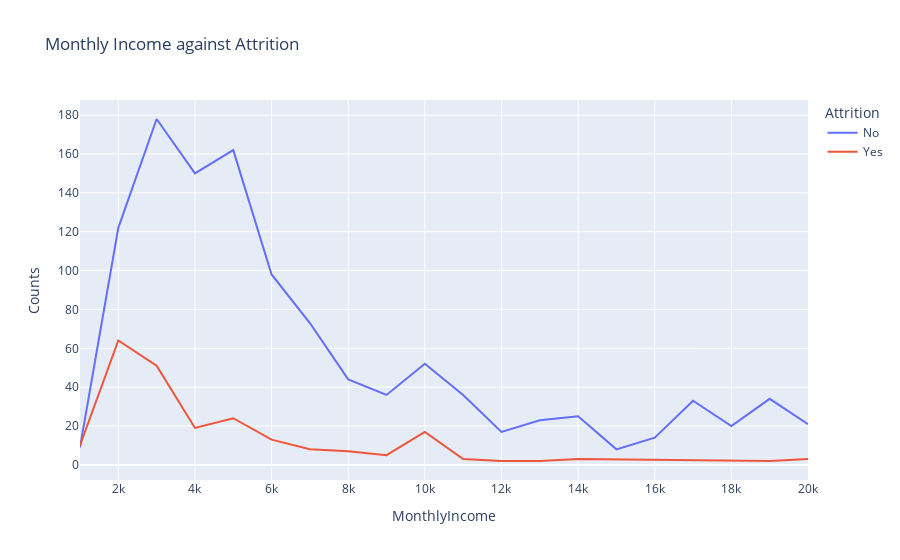

Notebook code for this chart:
### Markdown cell above
## Relationship between attrition and income

### Code cell
rate_att=data.groupby(['MonthlyIncome','Attrition']).apply(lambda x:x['MonthlyIncome'].count()).reset_index(name='Counts')
rate_att['MonthlyIncome']=round(rate_att['MonthlyIncome'],-3)
rate_att=rate_att.groupby(['MonthlyIncome','Attrition']).apply(lambda x:x['MonthlyIncome'].count()).reset_index(name='Counts')
fig=px.line(rate_att,x='MonthlyIncome',y='Counts',color='Attrition',title='Monthly Income against Attrition')
fig.show()

### Figure 1 — Plotly figure (JSON) as saved in the notebook; plotly's stock layout.template omitted (floating-point values rounded to 4 significant figures)
{"data": [{"hovertemplate": "Attrition=No<br>MonthlyIncome=%{x}<br>Counts=%{y}<extra></extra>", "legendgroup": "No", "line": {"color": "#636efa", "dash": "solid"}, "marker": {"symbol": "circle"}, "mode": "lines", "name": "No", "orientation": "v", "showlegend": true, "type": "scatter", "x": [1000, 2000, 3000, 4000, 5000, 6000, 7000, 8000, 9000, 10000, 11000, 12000, 13000, 14000, 15000, 16000, 17000, 18000, 19000, 20000], "xaxis": "x", "y": [9, 122, 178, 150, 162, 98, 73, 44, 36, 52, 36, 17, 23, 25, 8, 14, 33, 20, 34, 21], "yaxis": "y"}, {"hovertemplate": "Attrition=Yes<br>MonthlyIncome=%{x}<br>Counts=%{y}<extra></extra>", "legendgroup": "Yes", "line": {"color": "#EF553B", "dash": "solid"}, "marker": {"symbol": "circle"}, "mode": "lines", "name": "Yes", "orientation": "v", "showlegend": true, "type": "scatter", "x": [1000, 2000, 3000, 4000, 5000, 6000, 7000, 8000, 9000, 10000, 11000, 12000, 13000, 14000, 19000, 20000], "xaxis": "x", "y": [10, 64, 51, 19, 24, 13, 8, 7, 5, 17, 3, 2, 2, 3, 2, 3], "yaxis": "y"}], "layout": {"legend": {"title": {"text": "Attrition"}, "tracegroupgap": 0}, "title": {"text": "Monthly Income against Attrition"}, "xaxis": {"anchor": "y", "domain": [0, 1], "title": {"text": "MonthlyIncome"}}, "yaxis": {"anchor": "x", "domain": [0, 1], "title": {"text": "Counts"}}}}
